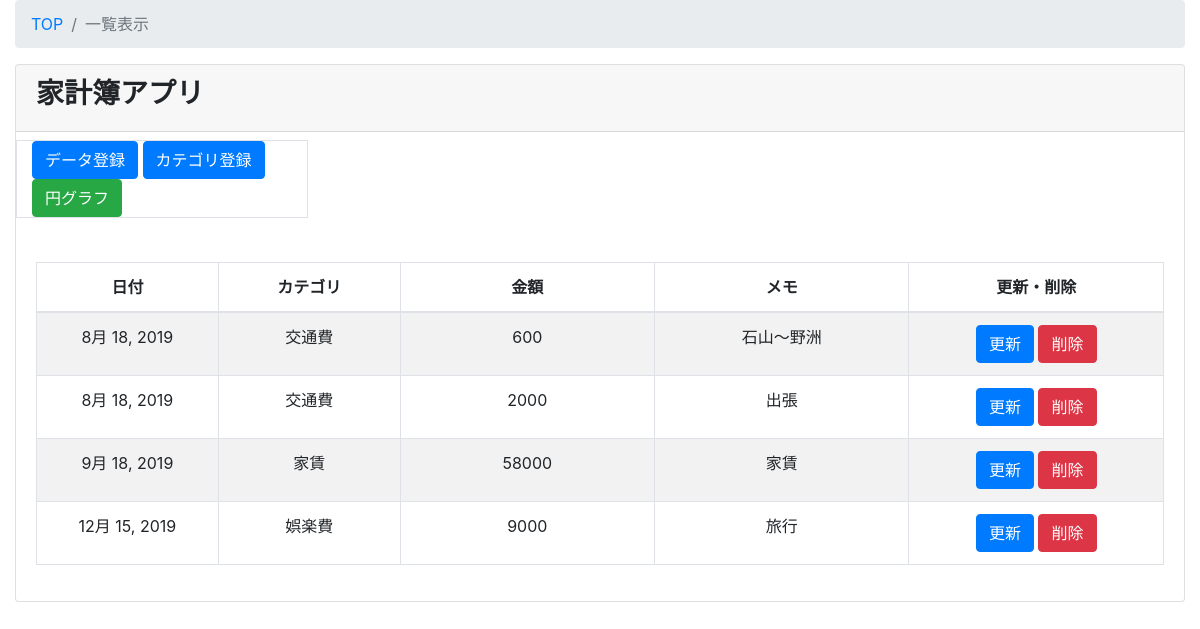
Page /kakeibo/kakeibo_list/ on the committed database.
### kakeibo/models.py (models this page shows, shortened)
class Kakeibo(models.Model):
    class Meta:
        db_table = "kakeibo"
        verbose_name ="家計簿"
        verbose_name_plural ="家計簿"
    date = models.DateField(verbose_name="日付",default=datetime.now)
    category = models.ForeignKey(Category, on_delete = models.PROTECT, verbose_name="カテゴリ")
    money = models.IntegerField(verbose_name="金額", help_text="単位は日本円")
    memo = models.CharField(verbose_name="メモ", max_length=500)

class Category(models.Model):
    class Meta:
        db_table = "category"
        verbose_name ="カテゴリ"
        verbose_name_plural ="カテゴリ"
    category_name = models.CharField(max_length=255,unique=True)
    def __str__(self):
        return self.category_name

### kakeibo/views.py (the view)
# urls.py: path('kakeibo_list/', views.KakeiboListView.as_view(), name='kakeibo_list'),
class KakeiboListView(ListView):
    model = Kakeibo
    template_name = 'kakeibo/kakeibo_list.html'
    def queryset(self):
        return Kakeibo.objects.all()

### kakeibo/templates/kakeibo/kakeibo_list.html
{% extends 'kakeibo/base.html' %}
{% block content %}
 <div class="content-wrapper">
   <div class="container-fluid">
     <ol class="breadcrumb">
       <li class="breadcrumb-item">
         <a href="{% url 'kakeibo:kakeibo_list' %}">TOP</a>
       </li>
       <li class="breadcrumb-item active">一覧表示</li>
     </ol>
     <div class="card mb-3">
       <div class="card-header">
         <h3><b>家計簿アプリ</b></h3></div>
       <div class="border col-3 mt-2">
         <a class="btn btn-primary" href="{% url 'kakeibo:kakeibo_create' %}">データ登録</a>
         <a class="btn btn-primary" href="{% url 'kakeibo:category_create' %}">カテゴリ登録</a>
         <a class="btn btn-success" href="{% url 'kakeibo:kakeibo_circle' %}">円グラフ</a>
       </div>
       <div class="card-body">
         <div class="table-responsive">
         <table id='kakeibo_list' width="100%" class="table table-striped table-bordered table-hover">
             <thead>
               <tr>
                 <th class="text-center">日付</th>
                 <th class="text-center">カテゴリ</th>
                 <th class="text-center">金額</th>
                 <th class="text-center">メモ</th>
                 <th class="text-center">更新・削除</th>
               </tr>
             </thead>
             <tbody>
               {% for item in object_list %}
                 <tr class="odd gradeX text-center">
                   <td class="text-center" width="100">{{ item.date}}</td>
                   <td class="text-center" width="100">{{ item.category }}</td>
                   <td class="text-center" width="140">{{ item.money }}</td>
                   <td class="text-center" width="140">{{ item.memo }}</td>
                   <td class="text-center" width="140">
                     <a class="btn btn-primary" href="{% url 'kakeibo:kakeibo_update' item.pk %}">更新</a>
                     <a class="btn btn-danger" href="{% url 'kakeibo:kakeibo_delete' item.pk %}" role="button">削除</a>
                   </td>
                 </tr>
             {% endfor %}
             </tbody>
           </table>
       </div>
      </div>
      </div>
   </div>
  </div>
{% endblock content %}

### kakeibo/templates/kakeibo/base.html (shortened to what this page needs)
<!doctype html>
<html>
<head>
  <link rel="stylesheet" href="https://maxcdn.bootstrapcdn.com/bootstrap/4.0.0-beta.2/css/bootstrap.min.css">
  <link rel="stylesheet" href="https://cdn.datatables.net/t/bs-3.3.6/jqc-1.12.0,dt-1.10.11/datatables.min.css"/>
<body>
  {% block content %}{% endblock %}
</body>
</html>

### rows in the picture
Kakeibo: date "8月 18, 2019", category "交通費", money "600", memo "石山～野洲"
Kakeibo: date "8月 18, 2019", category "交通費", money "2000", memo "出張"
Kakeibo: date "9月 18, 2019", category "家賃", money "58000", memo "家賃"
Kakeibo: date "12月 15, 2019", category "娯楽費", money "9000", memo "旅行"
